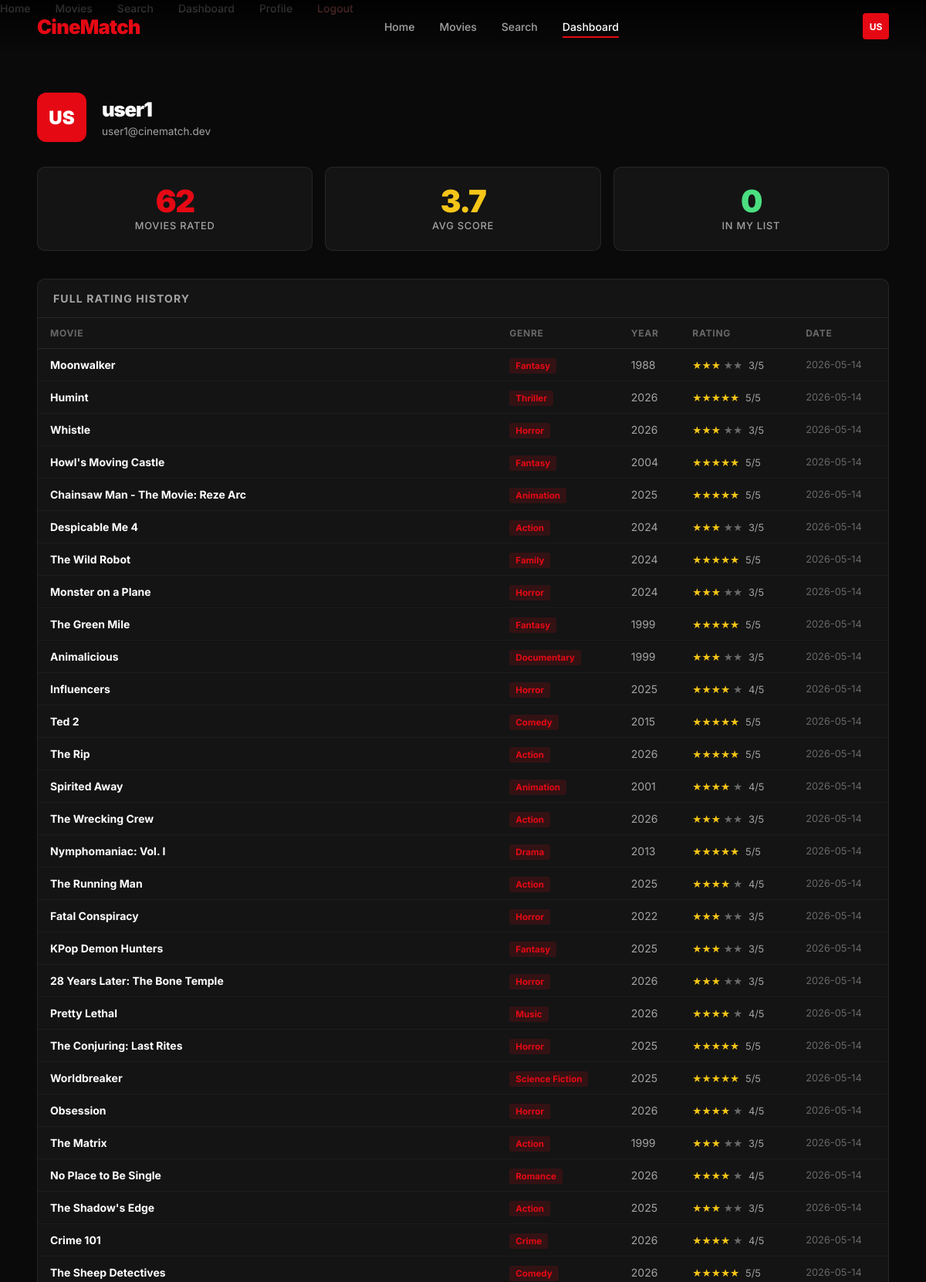
Screenshot of /dashboard/profile (signed in, upper part) with the database file from the repository.
### app/models.py (models this page shows, shortened)
class User(UserMixin, db.Model):
    __tablename__ = 'users'
    id            = db.Column(db.Integer, primary_key=True)
    username      = db.Column(db.String(80), unique=True, nullable=False)
    email         = db.Column(db.String(120), unique=True, nullable=False)
    password_hash = db.Column(db.String(256), nullable=False)
    created_at    = db.Column(db.DateTime, default=datetime.utcnow)
    ratings         = db.relationship('Rating', backref='user', lazy=True)
    watchlist       = db.relationship('Watchlist', backref='user', lazy=True)
    events          = db.relationship('EventLog', backref='user', lazy=True)
    recommendations = db.relationship('Recommendation', backref='user', lazy=True)

class Rating(db.Model):
    __tablename__ = 'ratings'
    id       = db.Column(db.Integer, primary_key=True)
    user_id  = db.Column(db.Integer, db.ForeignKey('users.id'), nullable=False)
    movie_id = db.Column(db.Integer, db.ForeignKey('movies.id'), nullable=False)
    score    = db.Column(db.Integer, nullable=False)   # 1-5
    rated_at = db.Column(db.DateTime, default=datetime.utcnow)
    __table_args__ = (
        db.UniqueConstraint('user_id', 'movie_id', name='unique_user_movie_rating'),
    )

class Movie(db.Model):
    __tablename__ = 'movies'
    id          = db.Column(db.Integer, primary_key=True)
    tmdb_id     = db.Column(db.Integer, unique=True, nullable=True)
    title       = db.Column(db.String(200), nullable=False)
    genre       = db.Column(db.String(100))
    year        = db.Column(db.Integer)
    director    = db.Column(db.String(100))
    description = db.Column(db.Text)
    poster_url  = db.Column(db.String(300))
    avg_rating  = db.Column(db.Float, default=0.0)
    runtime     = db.Column(db.Integer, nullable=True)
    cast        = db.Column(db.String(300), nullable=True)
    ratings         = db.relationship('Rating', backref='movie', lazy=True)
    watchlist_items = db.relationship('Watchlist', backref='movie', lazy=True)
    recommendations = db.relationship('Recommendation', backref='movie', lazy=True)

### app/routes/dashboard.py (the view)
@dashboard_bp.route('/profile')
@login_required
def profile():
    all_ratings = (Rating.query
                   .filter_by(user_id=current_user.id)
                   .order_by(Rating.rated_at.desc())
                   .all())
    watchlist_count = Watchlist.query.filter_by(user_id=current_user.id).count()
    avg_score = None
    if all_ratings:
        avg_score = round(sum(r.score for r in all_ratings) / len(all_ratings), 1)
    return render_template('dashboard/profile.html',
                           all_ratings=all_ratings,
                           watchlist_count=watchlist_count,
                           avg_score=avg_score)

### app/__init__.py (called while the page is built)
@login_manager.user_loader
def load_user(user_id):
    from app.models import User
    return User.query.get(int(user_id))

### app/templates/dashboard/profile.html (shortened to what this page needs)
{% extends 'base.html' %}
{% block content %}
<div class="dashboard-page page-pad">
  <div style="display:flex;align-items:center;gap:20px;margin-bottom:32px;">
    <div style="width:64px;height:64px;border-radius:12px;background:var(--accent);
                display:flex;align-items:center;justify-content:center;
                font-size:1.5rem;font-weight:900;flex-shrink:0;">
      {{ current_user.username[:2]|upper }}
    </div>
    <div>
      <h1 style="font-size:1.6rem;font-weight:900;letter-spacing:-0.04em;margin:0 0 2px;">
        {{ current_user.username }}
      </h1>
      <span style="font-size:0.85rem;color:var(--text-muted);">{{ current_user.email }}</span>
    </div>
  </div>
  <div style="display:grid;grid-template-columns:repeat(3,1fr);gap:16px;margin-bottom:36px;">
    <div class="stat-card">
      <div class="stat-value" style="color:var(--accent);">{{ all_ratings|length }}</div>
      <div class="stat-label">Movies Rated</div>
    </div>
    <div class="stat-card">
      <div class="stat-value" style="color:#f5c518;">
        {% if avg_score %}{{ avg_score }}{% else %}—{% endif %}
      </div>
      <div class="stat-label">Avg Score</div>
    </div>
    <div class="stat-card">
      <div class="stat-value" style="color:#4ade80;">{{ watchlist_count }}</div>
      <div class="stat-label">In My List</div>
    </div>
  </div>
  <div class="panel">
    <div class="panel-header">Full Rating History</div>
    {% if all_ratings %}
    <div style="overflow-x:auto;">
      <table class="dark-table">
        <thead>
          <tr>
            <th>Movie</th>
            <th>Genre</th>
            <th>Year</th>
            <th>Rating</th>
            <th>Date</th>
          </tr>
        </thead>
        <tbody>
          {% for r in all_ratings %}
          <tr>
            <td>
              <a href="{{ url_for('movies.detail', id=r.movie_id) }}"
                 style="font-weight:700;color:var(--text);">
                {{ r.movie.title }}
              </a>
            </td>
            <td>
              <span class="badge-genre">
                {{ r.movie.genre.split(',')[0].strip() if r.movie.genre else '?' }}
              </span>
            </td>
            <td style="color:var(--text-muted);">{{ r.movie.year or '' }}</td>
            <td>
              <span style="color:#f5c518;font-size:0.85rem;">
                {% for i in range(r.score) %}&#9733;{% endfor %}
                {% for i in range(5 - r.score) %}<span style="color:var(--text-dim);">&#9733;</span>{% endfor %}
              </span>
              <span style="color:var(--text-muted);font-size:0.8rem;margin-left:4px;">{{ r.score }}/5</span>
            </td>
            <td style="color:var(--text-dim);font-size:0.8rem;">{{ r.rated_at.strftime('%Y-%m-%d') }}</td>
          </tr>
          {% endfor %}
        </tbody>
      </table>
    </div>
    {% endif %}
  </div>
</div>
{% endblock %}

### app/templates/base.html (shortened to what this page needs)
<!DOCTYPE html>
<html lang="en">
<head>
  <link rel="stylesheet" href="{{ url_for('static', filename='css/style.css') }}">
</head>
<body>
<nav class="cm-navbar" id="cmNavbar">
  <a class="cm-navbar-brand" href="{{ url_for('main.index') }}">CineMatch</a>
  <div class="cm-navbar-center">
    <ul class="cm-navbar-nav">
      <li>
        <a class="cm-nav-link{% if request.endpoint == 'main.index' %} active{% endif %}"
           href="{{ url_for('main.index') }}">Home</a>
      </li>
      <li>
        <a class="cm-nav-link{% if request.endpoint == 'movies.catalog' %} active{% endif %}"
           href="{{ url_for('movies.catalog') }}">Movies</a>
      </li>
      <li>
        <a class="cm-nav-link{% if request.endpoint == 'movies.search' %} active{% endif %}"
           href="{{ url_for('movies.search') }}">Search</a>
      </li>
      {% if current_user.is_authenticated %}
      <li>
        <a class="cm-nav-link{% if request.endpoint and request.endpoint.startswith('dashboard.') %} active{% endif %}"
           href="{{ url_for('dashboard.index') }}">Dashboard</a>
      </li>
      {% endif %}
    </ul>
  </div>
  <div class="cm-navbar-right">
    {% if current_user.is_authenticated %}
    <div class="cm-dropdown">
      <div class="cm-avatar" title="{{ current_user.username }}">
        {{ current_user.username[:2]|upper }}
      </div>
    </div>
    {% else %}
    <a class="btn-auth outline" href="{{ url_for('auth.login') }}">Login</a>
    <a class="btn-auth solid" href="{{ url_for('auth.register') }}">Sign Up</a>
    {% endif %}
  </div>
</nav>
<div class="cm-mobile-nav" id="mobileMenu">
  <ul class="cm-navbar-nav">
    <li><a class="cm-nav-link" href="{{ url_for('main.index') }}">Home</a></li>
    <li><a class="cm-nav-link" href="{{ url_for('movies.catalog') }}">Movies</a></li>
    <li><a class="cm-nav-link" href="{{ url_for('movies.search') }}">Search</a></li>
    {% if current_user.is_authenticated %}
    <li><a class="cm-nav-link" href="{{ url_for('dashboard.index') }}">Dashboard</a></li>
    <li><a class="cm-nav-link" href="{{ url_for('dashboard.profile') }}">Profile</a></li>
    <li><a class="cm-nav-link" href="{{ url_for('auth.logout') }}" style="color:#e57373;">Logout</a></li>
    {% else %}
    <li><a class="cm-nav-link" href="{{ url_for('auth.login') }}">Login</a></li>
    <li><a class="cm-nav-link" href="{{ url_for('auth.register') }}">Sign Up</a></li>
    {% endif %}
  </ul>
</div>
{% block content %}{% endblock %}
</body>
</html>

### app/static/css/style.css (style rules this page uses)
:root { --bg: #0a0a0a; --bg-card: #141414; --bg-elevated: #1c1c1c; --bg-input: #2a2a2a; --accent: #e50914; --accent-hover:#f40612; --accent-dim: rgba(229, 9, 20, 0.15); --text: #ffffff; --text-muted: #a3a3a3; --text-dim: #686868; --border: rgba(255,255,255,0.08); --shadow-card: 0 4px 24px rgba(0,0,0,0.6); --radius: 6px; --radius-lg: 10px; --transition: 0.22s cubic-bezier(0.4,0,0.2,1); }
*, *::before, *::after { box-sizing: border-box; }
html { scroll-behavior: smooth; }
body { margin: 0; font-family: 'Inter', sans-serif; background: var(--bg); color: var(--text); min-height: 100vh; -webkit-font-smoothing: antialiased; }
a { color: inherit; text-decoration: none; }
.cm-navbar { position: fixed; top: 0; left: 0; right: 0; z-index: 1000; padding: 0 4%; height: 68px; display: flex; align-items: center; justify-content: space-between; transition: background var(--transition), box-shadow var(--transition); background: linear-gradient(180deg, rgba(0,0,0,0.85) 0%, transparent 100%); }
.cm-navbar-brand { font-size: 1.6rem; font-weight: 900; color: var(--accent); letter-spacing: -0.03em; flex-shrink: 0; }
.cm-navbar-nav { display: flex; align-items: center; gap: 2rem; list-style: none; margin: 0; padding: 0; }
.cm-nav-link { font-size: 0.875rem; font-weight: 500; color: var(--text-muted); transition: color var(--transition); position: relative; padding: 4px 0; }
.cm-nav-link::after { content: ''; position: absolute; bottom: -2px; left: 0; right: 0; height: 2px; background: var(--accent); transform: scaleX(0); transition: transform var(--transition); }
.cm-nav-link:hover, .cm-nav-link.active { color: var(--text); }
.cm-nav-link.active::after { transform: scaleX(1); }
.cm-navbar-right { display: flex; align-items: center; gap: 1rem; }
.cm-avatar { width: 34px; height: 34px; border-radius: 4px; background: var(--accent); display: flex; align-items: center; justify-content: center; font-size: 0.75rem; font-weight: 700; cursor: pointer; transition: opacity var(--transition); }
.cm-dropdown { position: relative; }
.dashboard-page { padding-top: 90px; }
.stat-card { background: var(--bg-card); border: 1px solid var(--border); border-radius: var(--radius-lg); padding: 24px; text-align: center; transition: border-color var(--transition); }
.stat-value { font-size: 2.5rem; font-weight: 900; letter-spacing: -0.04em; line-height: 1; margin-bottom: 4px; }
.stat-label { font-size: 0.8rem; color: var(--text-muted); font-weight: 500; text-transform: uppercase; letter-spacing: 0.06em; }
.panel { background: var(--bg-card); border: 1px solid var(--border); border-radius: var(--radius-lg); overflow: hidden; }
.panel-header { padding: 16px 20px; font-size: 0.875rem; font-weight: 700; text-transform: uppercase; letter-spacing: 0.08em; color: var(--text-muted); border-bottom: 1px solid var(--border); }
.dark-table { width: 100%; border-collapse: collapse; }
.dark-table th { padding: 12px 16px; text-align: left; font-size: 0.75rem; font-weight: 700; color: var(--text-dim); text-transform: uppercase; letter-spacing: 0.06em; border-bottom: 1px solid var(--border); }
.dark-table td { padding: 12px 16px; font-size: 0.875rem; border-bottom: 1px solid rgba(255,255,255,0.04); }
.page-pad { padding: 100px 4% 60px; }
.badge-genre { background: var(--accent-dim); color: var(--accent); font-size: 0.72rem; font-weight: 700; padding: 3px 8px; border-radius: 3px; }

### rows the page displays
User: username "US", username "user1", email "user1@cinematch.dev"
Rating: movie "Moonwalker", movie.genre "Fantasy", movie "1988", score "3", rated_at "2026-05-14"
Rating: movie "Humint", movie.genre "Thriller", movie "2026", score "5", rated_at "2026-05-14"
Rating: movie "Whistle", movie.genre "Horror", movie "2026", score "3", rated_at "2026-05-14"
Rating: movie "Howl's Moving Castle", movie.genre "Fantasy", movie "2004", score "5", rated_at "2026-05-14"
Rating: movie "Chainsaw Man - The Movie: Reze Arc", movie.genre "Animation", movie "2025", score "5", rated_at "2026-05-14"
Rating: movie "Despicable Me 4", movie.genre "Action", movie "2024", score "3", rated_at "2026-05-14"
Rating: movie "The Wild Robot", movie.genre "Family", movie "2024", score "5", rated_at "2026-05-14"
Rating: movie "Monster on a Plane", movie.genre "Horror", movie "2024", score "3", rated_at "2026-05-14"
Rating: movie "The Green Mile", movie.genre "Fantasy", movie "1999", score "5", rated_at "2026-05-14"
Rating: movie "Animalicious", movie.genre "Documentary", movie "1999", score "3", rated_at "2026-05-14"
Rating: movie "Influencers", movie.genre "Horror", movie "2025", score "4", rated_at "2026-05-14"
Rating: movie "Ted 2", movie.genre "Comedy", movie "2015", score "5", rated_at "2026-05-14"
Rating: movie "The Rip", movie.genre "Action", movie "2026", score "5", rated_at "2026-05-14"
Rating: movie "Spirited Away", movie.genre "Animation", movie "2001", score "4", rated_at "2026-05-14"
Rating: movie "The Wrecking Crew", movie.genre "Action", movie "2026", score "3", rated_at "2026-05-14"
Rating: movie "Nymphomaniac: Vol. I", movie.genre "Drama", movie "2013", score "5", rated_at "2026-05-14"
Rating: movie "The Running Man", movie.genre "Action", movie "2025", score "4", rated_at "2026-05-14"
Rating: movie "Fatal Conspiracy", movie.genre "Horror", movie "2022", score "3", rated_at "2026-05-14"
Rating: movie "KPop Demon Hunters", movie.genre "Fantasy", movie "2025", score "3", rated_at "2026-05-14"
Rating: movie "28 Years Later: The Bone Temple", movie.genre "Horror", movie "2026", score "3", rated_at "2026-05-14"
Rating: movie "Pretty Lethal", movie.genre "Music", movie "2026", score "4", rated_at "2026-05-14"
Rating: movie "The Conjuring: Last Rites", movie.genre "Horror", movie "2025", score "5", rated_at "2026-05-14"
Rating: movie "Worldbreaker", movie.genre "Science Fiction", movie "2025", score "5", rated_at "2026-05-14"
Rating: movie "Obsession", movie.genre "Horror", movie "2026", score "4", rated_at "2026-05-14"
Rating: movie "The Matrix", movie.genre "Action", movie "1999", score "3", rated_at "2026-05-14"
Rating: movie "No Place to Be Single", movie.genre "Romance", movie "2026", score "4", rated_at "2026-05-14"
Rating: movie "The Shadow's Edge", movie.genre "Action", movie "2025", score "3", rated_at "2026-05-14"
Rating: movie "Crime 101", movie.genre "Crime", movie "2026", score "4", rated_at "2026-05-14"
Rating: movie "The Sheep Detectives", movie.genre "Comedy", movie "2026", score "5", rated_at "2026-05-14"

### other values shown
{{ all_ratings|length }} "62"
{{ avg_score }} "3.7"
{{ watchlist_count }} "0"
